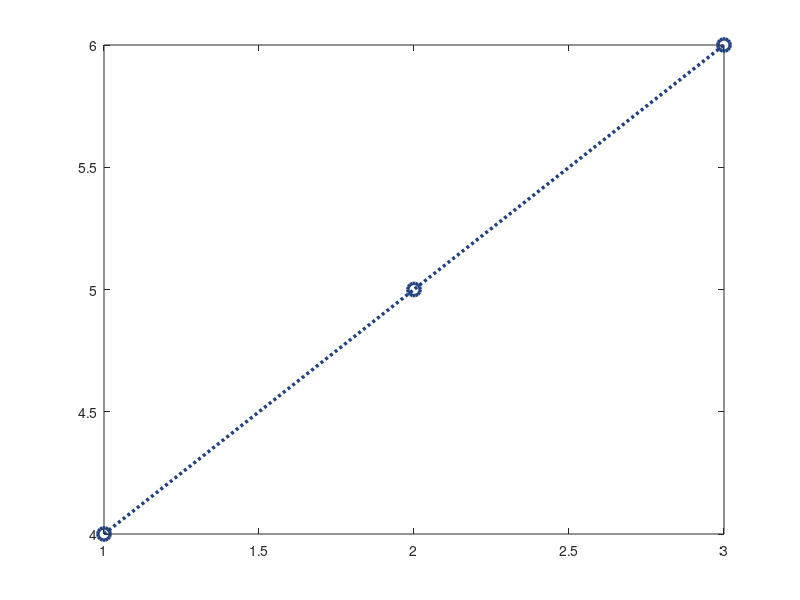

MATLAB code to generate this figure:
figure_handle = figure();
line_handle = plot(1:3, [4, 5, 6], 'm--s', ...
    'Color', [0.125, 0.25, 0.5], ...
    'LineStyle', ':', ...
    'LineWidth', 2.5, ...
    'Marker', 'o', ...
    'MarkerSize', 9);

openmat_result = { ...
    class(line_handle), ...
    size(line_handle), ...
    get(line_handle, 'Color'), ...
    get(line_handle, 'LineStyle'), ...
    get(line_handle, 'LineWidth'), ...
    get(line_handle, 'Marker'), ...
    get(line_handle, 'MarkerSize') ...
};
close(figure_handle);
